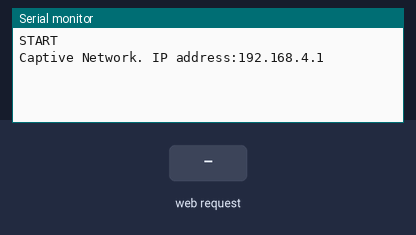
This sketch was run on a simulated ESP32. Parts: the last lines printed to the serial monitor. Inputs (shaded band) come from the test bench. WiFi joins after 1.5 s; servers stay silent unless stated; storage starts empty.

Above: at 1.7 s.
1.8 s: HTTP request GET /post received
At 2.7 s:
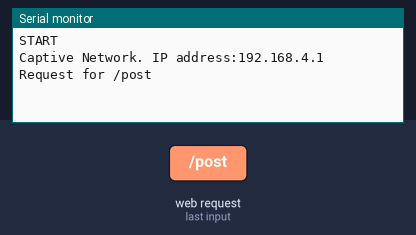
3.3 s: HTTP request GET /messages received
At 3.9 s:
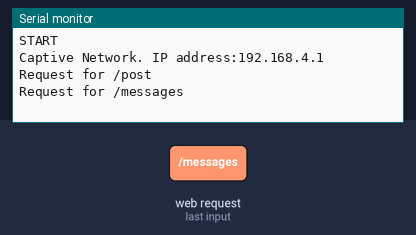

Measured:
- after the input at 1.8 s, the serial monitor: prints a new line at once (image 1)
- after the input at 3.3 s, the serial monitor: prints a new line at once (image 2)

The sketch:

Internot.ino
```cpp
// (licence header left out)
//
// at first, set of modifications suggested by the gist, https://gist.github.com/dsteinman/f792f0af25ce6d7d1db4b62d29dd4d9e, applied.
//
// --> Hristo Gochkov's original code only supports "esp8266" at the time of this writing.
//     Suggested patched version makes the same ex. code runnable on "esp32"
//
// --> refer to the issue @ https://github.com/me-no-dev/ESPAsyncWebServer/issues/327#issuecomment-382811459
//

//
// afterwards, more changes applied for
//    (2) use a captive portal
//

/***************************************/
/*  CONFIGURATIONS                     */
/***************************************/
const bool is_AP = true; // Set to false to just run as webserver, convenient for testing.

const char* ssid = "YOUR_SSID"; // Wifi credentials
const char* password = "YOUR_PASSWORD";

// AP identifications & credentials
String AP_ssid = "Internot";

/***************************************/
/*  ALL HEADERS and GLOBAL VARIABLES   */
/***************************************/

//file system
#include <FS.h>
#include <SPIFFS.h>

//wifi / tcp
#include <WiFi.h>
#include <WiFiClient.h>
#include <AsyncTCP.h>

//dns server
#include <DNSServer.h>
DNSServer dnsServer;

// json
#include <ArduinoJson.h>

// captive portal -> a self-assigned ip
IPAddress apIP(192, 168, 4, 1);

//web server
#include <ESPAsyncWebServer.h> // <-- this includes, also, "AsyncWebSocket.h" and "AsyncEventSource.h"
AsyncWebServer server(80);

DynamicJsonDocument doc(2048);

String IP = "";

void setup() {
  //serial monitoring
  Serial.begin( 115200 );
  Serial.setDebugOutput( true );
  delay( 10 );
  Serial.println( "START" );

  SPIFFS.begin();   //file system
  JSONFromFile();
  AP_ssid = getSSIDFromFile();

  //wifi
  if ( is_AP ) {
    WiFi.mode( WIFI_AP );

    //start ap
    WiFi.softAPConfig( apIP, apIP, IPAddress( 255, 255, 255, 0 ) );
    WiFi.softAP( AP_ssid.c_str(), NULL, 6 ); //channel selection : 6 (choose one among 6-13 for world-wide accessibility)

    //my ip
    delay( 500 );
    Serial.print( "Captive Network. IP address:" ); Serial.println( WiFi.softAPIP() );
    IP = WiFi.softAPIP().toString();
  } else {
    WiFi.mode( WIFI_STA );
    WiFi.begin( ssid, password );

    while ( WiFi.status() != WL_CONNECTED ) {
      delay( 500 );
      Serial.print( "." );
    }

    Serial.print( "Connected to " );  Serial.println( ssid );
    Serial.print( "IP address: " ); Serial.println( WiFi.localIP() );
    IP = WiFi.localIP().toString();
  }

  //dns service (captive portal)
  dnsServer.start( 53, "*", apIP ); // reply with provided IP(apIP) to all("*") DNS request

  server.on( "/post", HTTP_ANY, []( AsyncWebServerRequest * request ) {
    //List all parameters
    Serial.println( "Request for /post" );
    JsonObject message = doc.createNestedObject(); // create object for storing the message
    int params = request->params();
    for ( int i = 0; i < params; i++ ) {
      AsyncWebParameter* p = request->getParam( i );
      if ( p->isFile() ) { //p->isPost() is also true
        Serial.printf( "FILE[%s]: %s, size: %u\n", p->name().c_str(), p->value().c_str(), p->size() );
      } else if ( p->isPost() ) {
        String key = p->name().c_str();
        String value = p->value().c_str();
        Serial.printf( "POST[%s]: %s\n", key, value );
        message[ key ] = value;
      } else {
        Serial.printf( "GET[%s]: %s\n", p->name().c_str(), p->value().c_str() );
      }
    }

    JSONToFile(); // save the message to file
    request->redirect( String( "http://" ) + IP + "/" ); // redirect back to the form
  } );

  server.on( "/messages", HTTP_ANY, [](AsyncWebServerRequest * request ) {
    //List all parameters
    Serial.println( "Request for /messages" );

    AsyncResponseStream *response = request->beginResponseStream( "text/plain" );
    response->addHeader( "Server", "ESP Async Web Server" );
    response->addHeader( "Access-Control-Allow-Origin", "*" ); // allows for testing from a static file:// url
    String json = "";
    serializeJson( doc, json );
    response->print( json );
    request->send( response ); //send the response last
  });

  //serve-root
  server.serveStatic( "/", SPIFFS, "/" ).setDefaultFile( "index.htm" );

  server.onNotFound( onRequest );

  //start the web service
  server.begin();
}

void onRequest( AsyncWebServerRequest * request ) {
  //Handle Unknown Request
  Serial.println( "Unknown request. Redirect to default" );
  request->redirect( String( "http://" ) + apIP.toString() + "/" );
}

void JSONFromFile() {
  File file = SPIFFS.open( "/messages.json", FILE_READ );
  String s = file.readString();
  deserializeJson( doc, s );
  //  JsonArray array = doc.to<JsonArray>();
  file.close();
}

void JSONToFile() {
  File file = SPIFFS.open( "/messages.json", FILE_WRITE );
  String json = "";
  serializeJson( doc, json );
  if ( ! file.print( json ) ) {
    Serial.println( "File write failed" );
  }
  file.close();
}

String getSSIDFromFile() {
  String ssid = "Internot";
  File root = SPIFFS.open( "/" );
  File file = root.openNextFile();
  while (file) {
    String n = file.name();
    int dot = n.lastIndexOf(".");
    String ext = n.substring( dot );
    if ( ext == ".ssid" ) {
			// if the file starts with a "/", skip it
			// older versions of spiFFS add a "/" to the beginning of the file name
			if ( n[0] == '/' ) {
				ssid = n.substring( 1, dot ); // first index is 1 to skip the "/"
			} else {
				ssid = n.substring( 0, dot ); // otherwise not :)
			}
    }
    file = root.openNextFile();
  }
  return ssid;
}

void loop() {
  dnsServer.processNextRequest(); // handle DNS
}
```
